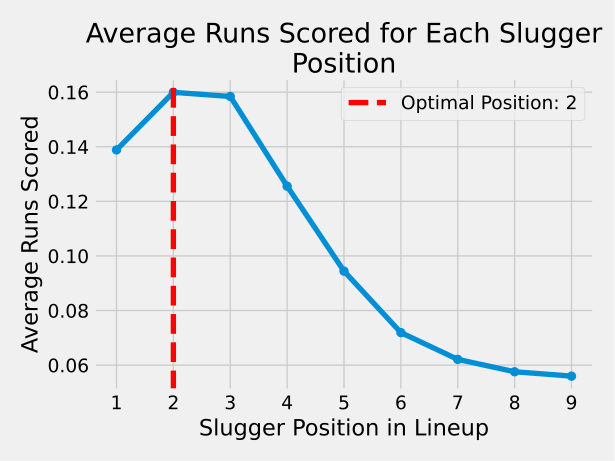

Write Python code to recreate this figure.
import random
import matplotlib.pyplot as plt
import matplotlib.style as style
from numba import jit

def simulate_batter(is_slugger, prob_single, prob_home_run):
    """
    Simulate the result of a batter.
    :param is_slugger: Whether the batter is the home run slugger or not.
    :param prob_single: Probability of getting a single for a contact hitter.
    :param prob_home_run: Probability of getting a home run for the slugger.
    :return: Number of bases advanced.
    """
    if is_slugger:
        return 4 if random.random() < prob_home_run else 0
    else:
        return 1 if random.random() < prob_single else 0

def simulate_inning(batting_order, prob_single, prob_home_run):
    """
    Simulate an inning with the given batting order.
    :param batting_order: A list representing the batting order.
    :param prob_single: Probability of getting a single for a contact hitter.
    :param prob_home_run: Probability of getting a home run for the slugger.
    :return: Total runs scored in the inning.
    """
    bases = [False] * 3
    runs = 0
    outs = 0
    batter_index = 0

    while outs < 3:
        bases_advanced = simulate_batter(batting_order[batter_index], prob_single, prob_home_run)

        # Handle home run separately
        if bases_advanced == 4:
            runs += sum(bases) + 1
            bases = [False] * 3
        else:
            # Move runners
            for i in range(2, -1, -1):
                if bases[i]:
                    if i + bases_advanced > 2:
                        runs += 1
                    else:
                        bases[i + bases_advanced] = True
                    bases[i] = False

            # Place the batter on base if he hit a single
            if bases_advanced == 1:
                bases[0] = True
            else:
                outs += 1

        # Move to the next batter
        batter_index = (batter_index + 1) % 9

    return runs

def evaluate_batting_orders(prob_single, prob_home_run, simulations=50000):
    """
    Evaluate all possible positions for the slugger in the batting order.
    :param prob_single: Probability of getting a single for a contact hitter.
    :param prob_home_run: Probability of getting a home run for the slugger.
    :param simulations: Number of innings to simulate for each slugger position.
    :return: The optimal position for the slugger.
    """
    best_position = 0
    best_average_runs = 0

    for slugger_position in range(9):
        batting_order = [False] * 9
        batting_order[slugger_position] = True
        total_runs = 0

        for _ in range(simulations):
            total_runs += simulate_inning(batting_order, prob_single, prob_home_run)

        average_runs = total_runs / simulations
        if average_runs > best_average_runs:
            best_average_runs = average_runs
            best_position = slugger_position

    return best_position + 1

def evaluate_batting_orders(prob_single, prob_home_run, simulations=50000):
    """
    Evaluate all possible positions for the slugger in the batting order.
    :param prob_single: Probability of getting a single for a contact hitter.
    :param prob_home_run: Probability of getting a home run for the slugger.
    :param simulations: Number of innings to simulate for each slugger position.
    :return: The optimal position for the slugger and average runs for each position.
    """
    best_position = 0
    best_average_runs = 0
    average_runs_list = []

    for slugger_position in range(9):
        batting_order = [False] * 9
        batting_order[slugger_position] = True
        total_runs = 0

        for _ in range(simulations):
            total_runs += simulate_inning(batting_order, prob_single, prob_home_run)

        average_runs = total_runs / simulations
        average_runs_list.append(average_runs)

        if average_runs > best_average_runs:
            best_average_runs = average_runs
            best_position = slugger_position

    return best_position + 1, average_runs_list


if __name__ == "__main__":
    # Parameters
    prob_single = 1 / 3
    prob_home_run = 1 / 10
    simulations = 2

    # Get the best position for the slugger and average runs for each position
    best_position, average_runs_list = evaluate_batting_orders(prob_single, prob_home_run, simulations)

    # Plotting the results with FiveThirtyEight style
    style.use('fivethirtyeight')
    plt.plot(range(1, 10), average_runs_list, marker='o')
    plt.xlabel('Slugger Position in Lineup')
    plt.ylabel('Average Runs Scored')
    plt.title('Average Runs Scored for Each Slugger Position',wrap=True)
    plt.axvline(x=best_position, color='r', linestyle='--', label=f'Optimal Position: {best_position}')
    plt.xticks(range(1, 10))
    plt.legend()
    plt.tight_layout()
    plt.show()
    plt.savefig('solution.svg',format="svg")

    print(f"The best position for the slugger is: {best_position}")

